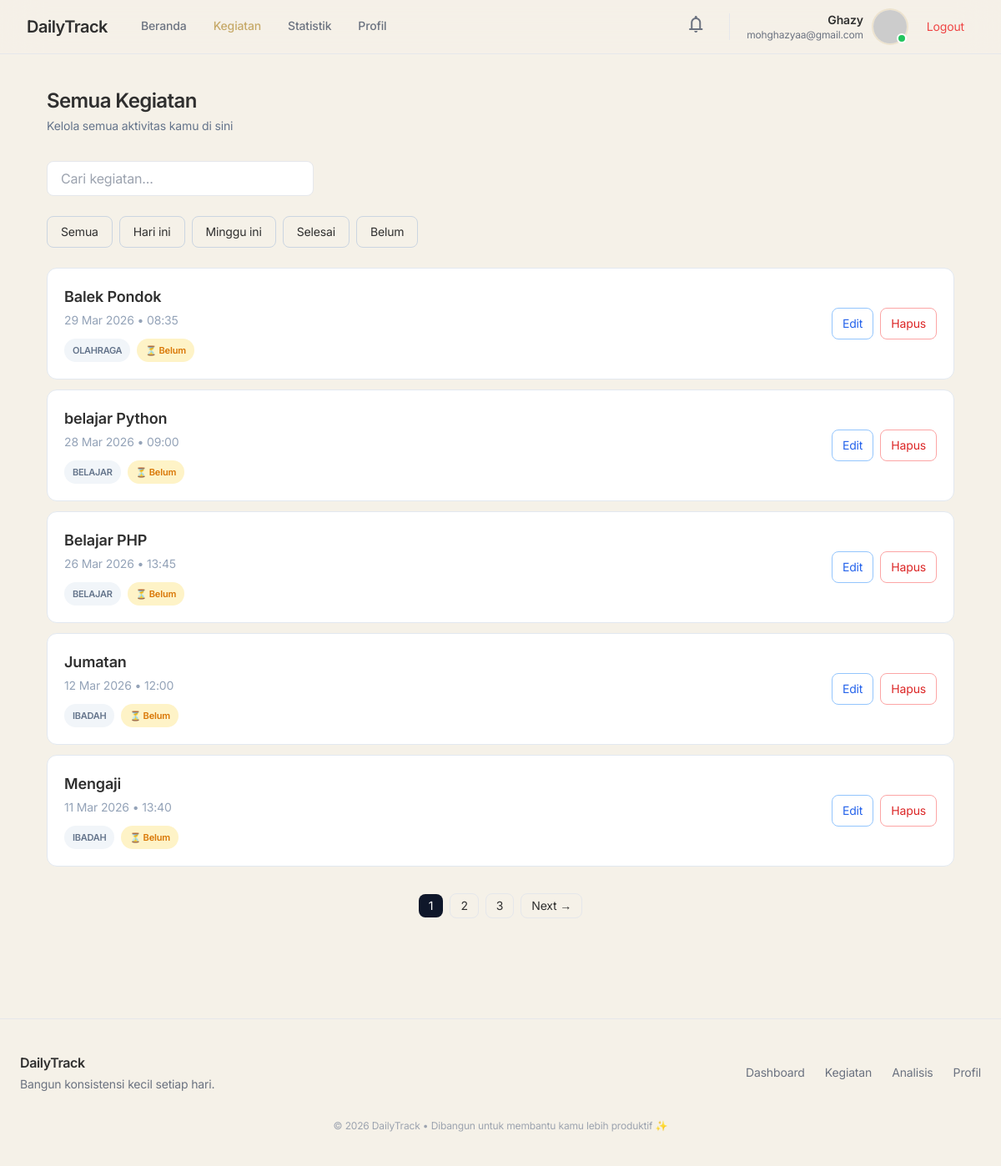
The app's page /kegiatan/ (signed in) with its own data.
### tracker/models.py (models this page shows, shortened)
class Kegiatan(models.Model):
    pengguna = models.ForeignKey(
        User,
        on_delete=models.CASCADE,
        db_index=True
    )
    judul = models.CharField(max_length=200)
    tanggal = models.DateField(db_index=True)
    waktu = models.TimeField(db_index=True)
    kategori = models.ForeignKey(
        'Kategori',
        on_delete=models.SET_NULL,
        null=True,
        blank=True
    )
    selesai = models.BooleanField(default=False, db_index=True)
    dibuat = models.DateTimeField(auto_now_add=True)
    class Meta:
        verbose_name_plural = "Kegiatan"
        indexes = [
            models.Index(fields=['pengguna', 'tanggal']),
            models.Index(fields=['pengguna', 'selesai']),
            models.Index(fields=['tanggal', 'waktu']),
        ]

class Kategori(models.Model):
 user = models.ForeignKey(User, on_delete=models.CASCADE)
 nama = models.CharField(max_length=100)
 class Meta:
  verbose_name_plural = "Kategori"
 def __str__(self):
  return self.nama

### tracker/views/kegiatan.py (the view)
# urls.py: path('kegiatan/', views.semua_kegiatan, name='semua_kegiatan'),
@login_required(login_url='login')
def semua_kegiatan(request):
    filter_type = request.GET.get('filter', 'all')
    search_query = request.GET.get("q", "")
    kegiatan = get_filtered_kegiatan(
        user=request.user,
        filter_type=filter_type,
        search_query=search_query,
    )
    page_number = request.GET.get("page")
    paginator = Paginator(kegiatan, 5)
    page_obj = paginator.get_page(page_number)
    return render(request, 'kegiatan/kegiatan.html', {
        'page_obj': page_obj,
        'paginator': paginator,
        'filter': filter_type,
        'search_query': search_query,
    })

### tracker/services/kegiatan_service.py (called while the page is built)
def get_filtered_kegiatan(user, filter_type="all", search_query=None):
 kegiatan = (
  Kegiatan.objects
  .filter(pengguna=user)
  .select_related('kategori')
 )
 if search_query:
  kegiatan = kegiatan.filter(judul__icontains=search_query)
 today = date.today()
 if filter_type == 'today':
  kegiatan = kegiatan.filter(tanggal=today)
 elif filter_type == 'week':
  start_week = today - timedelta(days=today.weekday())
  end_week = start_week + timedelta(days=6)
  kegiatan = kegiatan.filter(tanggal__range=(start_week, end_week))
 elif filter_type == 'done':
  kegiatan = kegiatan.filter(selesai=True)
 elif filter_type == 'pending':
  kegiatan = kegiatan.filter(selesai=False)
 return kegiatan.order_by('-tanggal', '-waktu')

### tracker/templates/kegiatan/kegiatan.html (shortened to what this page needs)
{% extends 'base.html' %} {% block isi %}
<div class="flex items-center justify-between mb-8">
  <div>
    <h1 class="text-2xl font-semibold tracking-tight">Semua Kegiatan</h1>
    <p class="text-sm text-slate-500 mt-1">
      Kelola semua aktivitas kamu di sini
    </p>
  </div>
</div>
<form method="get" class="mb-6">
  <input
    type="text"
    id="searchInput"
    name="q"
    value="{{ search_query }}"
    placeholder="Cari kegiatan..."
    class="w-full md:w-80 px-4 py-2 border rounded-lg focus:outline-none focus:ring-2 focus:ring-slate-400"
  />
</form>
<div class="flex flex-wrap gap-2 mb-6 text-sm">
  <a
    href="{% url 'semua_kegiatan' %}?q={{ search_query }}"
    class="px-4 py-2 rounded-lg border border-slate-300 hover:bg-slate-100"
  >
    Semua
  </a>
  <a
    href="?filter=today&q={{ search_query }}"
    class="px-4 py-2 rounded-lg border border-slate-300 hover:bg-slate-100"
  >
    Hari ini
  </a>
  <a
    href="?filter=week&q={{ search_query }}"
    class="px-4 py-2 rounded-lg border border-slate-300 hover:bg-slate-100"
  >
    Minggu ini
  </a>
  <a
    href="?filter=done&q={{ search_query }}"
    class="px-4 py-2 rounded-lg border border-slate-300 hover:bg-slate-100"
  >
    Selesai
  </a>
  <a
    href="?filter=pending&q={{ search_query }}"
    class="px-4 py-2 rounded-lg border border-slate-300 hover:bg-slate-100"
  >
    Belum
  </a>
</div>
<div class="space-y-3">
  {% for k in page_obj %}
  <div
    class="bg-white border border-slate-200 rounded-xl p-5 flex items-center justify-between hover:shadow-sm transition"
  >
    <div>
      <p class="font-semibold text-lg">{{ k.judul }}</p>
      <p class="text-sm text-slate-400 mt-1">
        {{ k.tanggal|date:"d M Y" }} • {{ k.waktu|time:"H:i" }}
      </p>
      <div class="flex items-center gap-2 mt-3 text-sm">
        {% with kategori=k.kategori|lower %}
        <span
          class="text-[11px] font-semibold px-2.5 py-1 rounded-full uppercase tracking-tight {% if 'work' in kategori %} bg-blue-100 text-blue-600 {% elif 'study' in kategori or 'design' in kategori %} bg-purple-100 text-purple-600 {% elif 'health' in kategori or 'gym' in kategori %} bg-emerald-100 text-emerald-600 {% elif 'learning' in kategori or 'read' in kategori %} bg-orange-100 text-orange-600 {% elif 'admin' in kategori %} bg-slate-200 text-slate-600 {% else %} bg-slate-100 text-slate-500 {% endif %}"
        >
          {{ k.kategori }}
        </span>
        {% endwith %}
        {% if k.selesai %}
        <span
          class="text-[11px] font-semibold px-2.5 py-1 rounded-full bg-green-100 text-green-600"
        >
          ✔ Selesai
        </span>
        {% else %}
        <span
          class="text-[11px] font-semibold px-2.5 py-1 rounded-full bg-amber-100 text-amber-600"
        >
          ⏳ Belum
        </span>
        {% endif %}
      </div>
    </div>
    <div class="flex items-center gap-2 text-sm">
      <a
        href="{% url 'edit_kegiatan' k.id %}"
        class="px-3 py-2 rounded-lg border border-blue-300 text-blue-600 hover:bg-blue-50 transition"
      >
        Edit
      </a>
      <form
        method="POST"
        action="{% url 'hapus_kegiatan' k.id %}"
        class="inline"
        onsubmit="return confirm('Yakin ingin menghapus kegiatan ini?');"
      >
        <button
          type="submit"
          class="px-3 py-2 rounded-lg border border-red-300 text-red-600 hover:bg-red-50 transition"
        >
          Hapus
        </button>
      </form>
    </div>
  </div>
  {% empty %}
  <div class="text-center py-12 text-slate-400">Belum ada kegiatan.</div>
  {% endfor %}
</div>
{% if page_obj.paginator.num_pages > 1 %}
<div class="flex justify-center items-center gap-2 mt-8 text-sm">
  {% for num in page_obj.paginator.page_range %} {% if num == page_obj.number %}
  <span class="px-3 py-1 bg-slate-900 text-white rounded-lg"> {{ num }} </span>
  {% else %}
  <a
    href="?page={{ num }}&filter={{ filter }}&q={{ search_query }}"
    class="px-3 py-1 border rounded-lg hover:bg-slate-100"
  >
    {{ num }}
  </a>
  {% endif %} {% endfor %}
  {% if page_obj.has_next %}
  <a
    href="?page={{ page_obj.next_page_number }}&filter={{ filter }}&q={{ search_query }}"
    class="px-3 py-1 border rounded-lg hover:bg-slate-100"
  >
    Next →
  </a>
  {% endif %}
</div>
{% endif %}
{% endblock %}

### tracker/templates/base.html (shortened to what this page needs)
{% load static %}
<!doctype html>
<html lang="en">
  <head>
    <script src="https://cdn.tailwindcss.com"></script>
  </head>
  <body class="bg-[#F5F1E8] text-[#2F2F2F] min-h-screen antialiased">
    <header
      class="sticky top-0 z-50 backdrop-blur-xl bg-[#F5F1E8]/80 border-b border-[#E5E7EB]"
    >
      <div
        class="max-w-7xl mx-auto px-8 h-16 flex items-center justify-between"
      >
        <div class="flex items-center gap-10">
          <a
            href="{% url 'dashboard' %}"
            class="text-xl font-semibold tracking-tight"
          >
            DailyTrack
          </a>
          {% if user.is_authenticated %}
          <nav
            class="hidden md:flex items-center gap-8 text-[14px] font-medium"
          >
            {% url 'dashboard' as dashboard_url %}
            <a
              href="{{ dashboard_url }}"
              class="relative pb-1 transition {% if request.path == dashboard_url or request.path == '/' %} text-[#C6A969] {% else %} text-gray-500 hover:text-black {% endif %}"
            >
              Beranda
            </a>
            {% url 'semua_kegiatan' as kegiatan_url %}
            <a
              href="{{ kegiatan_url }}"
              class="relative pb-1 transition {% if 'kegiatan' in request.path %} text-[#C6A969] {% else %} text-gray-500 hover:text-black {% endif %}"
            >
              Kegiatan
            </a>
            {% url 'analytics' as analytics_url %}
            <a
              href="{{ analytics_url }}"
              class="relative pb-1 transition {% if 'analytics' in request.path %} text-[#C6A969] {% else %} text-gray-500 hover:text-black {% endif %}"
            >
              Statistik
            </a>
            <a
              href="{% url 'profile' %}"
              class="relative pb-1 transition {% if 'profile' in request.path %} text-[#C6A969] {% else %} text-gray-500 hover:text-black {% endif %}"
            >
              Profil
            </a>
          </nav>
          {% endif %}
        </div>
        {% if user.is_authenticated %}
        <div class="flex items-center gap-5">
          <button class="p-2 rounded-full hover:bg-white transition">
            <span class="material-symbols-outlined text-gray-500">
            </span>
          </button>
          <div class="flex items-center gap-3">
            <div class="text-right hidden sm:block">
              <p class="text-sm font-semibold">{{ request.user.username }}</p>
              {% if request.user.email %}
              <p class="text-xs text-gray-500">{{ request.user.email }}</p>
              {% endif %}
            </div>
            <div class="relative">
              <img
                class="w-10 h-10 rounded-full object-cover ring-2 ring-[#C6A969]/20"
                src="https://ui-avatars.com/api/?name={{ request.user.username }}&background=F5F1E8&color=2F2F2F"
                alt="avatar"
              />
              <div
                class="absolute bottom-0 right-0 w-3 h-3 bg-green-500 border-2 border-white rounded-full"
              ></div>
            </div>
            <form action="{% url 'logout' %}" method="post">
              <button
                class="text-sm px-3 py-2 rounded-lg text-red-500 hover:bg-red-50 transition"
              >
                Logout
              </button>
            </form>
          </div>
        </div>
        {% endif %}
      </div>
    </header>
    <main class="max-w-6xl mx-auto px-8 py-10">
      {% block isi %} {% endblock %}
    </main>
    <footer class="mt-20 border-t border-[#E5E7EB] bg-[#F5F1E8]">
      <div class="max-w-7xl mx-auto px-6 py-10">
        <div
          class="flex flex-col md:flex-row items-center justify-between gap-6"
        >
          <div class="text-center md:text-left">
            <h3 class="text-base font-semibold tracking-tight">DailyTrack</h3>
            <p class="text-sm text-gray-500 mt-1">
              Bangun konsistensi kecil setiap hari.
            </p>
          </div>
          <div class="flex items-center gap-6 text-sm text-gray-500">
            <a
              href="{% url 'dashboard' %}"
              class="hover:text-[#C6A969] transition"
            >
              Dashboard
            </a>
            <a
              href="{% url 'semua_kegiatan' %}"
              class="hover:text-[#C6A969] transition"
            >
              Kegiatan
            </a>
            <a
              href="{% url 'analytics' %}"
              class="hover:text-[#C6A969] transition"
            >
              Analisis
            </a>
            <a
              href="{% url 'profile' %}"
              class="hover:text-[#C6A969] transition"
            >
              Profil
            </a>
          </div>
        </div>
        <div class="text-center text-xs text-gray-400 mt-8">
          © 2026 DailyTrack • Dibangun untuk membantu kamu lebih produktif ✨
        </div>
      </div>
    </footer>
  </body>
</html>

### tracker/templates/base.html (style rules this page uses)
body { font-family: "Inter", sans-serif; letter-spacing: -0.01em; }

### records on screen
Kegiatan: judul "Balek Pondok", tanggal "29 Mar 2026", waktu "08:35", kategori "OLAHRAGA", selesai "⏳ Belum"
Kegiatan: judul "belajar Python", tanggal "28 Mar 2026", waktu "09:00", kategori "BELAJAR", selesai "⏳ Belum"
Kegiatan: judul "Belajar PHP", tanggal "26 Mar 2026", waktu "13:45", kategori "BELAJAR", selesai "⏳ Belum"
Kegiatan: judul "Jumatan", tanggal "12 Mar 2026", waktu "12:00", kategori "IBADAH", selesai "⏳ Belum"
Kegiatan: judul "Mengaji", tanggal "11 Mar 2026", waktu "13:40", kategori "IBADAH", selesai "⏳ Belum"

### other values on screen
{{ request.user.username }} "Ghazy"
{{ request.user.email }} "mohghazyaa@gmail.com"
{{ num }} "1"
{{ num }} "2" "3"
